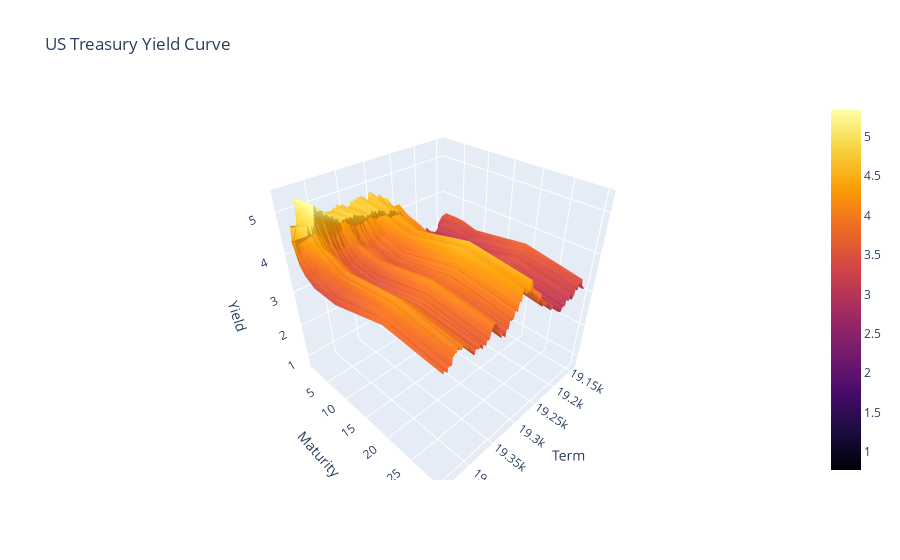

The notebook cell this image was saved under:
### Code cell
# Create a 3D surface plot
fig = go.Figure(data=[go.Surface(x=x, y=y, z=z, colorscale='Inferno', showscale=True)])

fig.update_layout(title='US Treasury Yield Curve', scene=dict(
    xaxis_title='Term',
    yaxis_title='Maturity',
    zaxis_title='Yield'
))

### Figure 1 — Plotly figure (JSON) as saved in the notebook; plotly's stock layout.template omitted (floating-point values rounded to 4 significant figures; data arrays with more than 128 entries replaced by an {"elided": "..."} marker saying what was removed)
{"data": [{"colorscale": [[0, "#000004"], [0.1111, "#1b0c41"], [0.2222, "#4a0c6b"], [0.3333, "#781c6d"], [0.4444, "#a52c60"], [0.5556, "#cf4446"], [0.6667, "#ed6925"], [0.7778, "#fb9b06"], [0.8889, "#f7d13d"], [1, "#fcffa4"]], "showscale": true, "type": "surface", "x": {"elided": "203x12 int values"}, "y": {"elided": "203x12 int values"}, "z": {"elided": "203x12 float values"}}], "layout": {"scene": {"xaxis": {"title": {"text": "Term"}}, "yaxis": {"title": {"text": "Maturity"}}, "zaxis": {"title": {"text": "Yield"}}}, "title": {"text": "US Treasury Yield Curve"}}}
